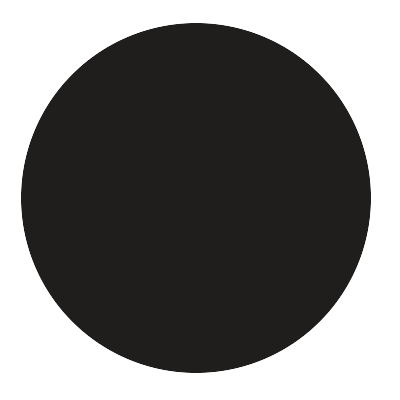
#> input picture Circle.jpg, 400 x 400 px, given in place of In_lab_test5.mp4, which was not available
$ python video_test3.py   (older library calls are emulated)
#> lines starting #> are read from the running program, lines starting #| are printed output that depends on the picture; after the words box and inside, x2 and y2 are one past the last pixel; in counts of white or black regions, pixels touching at a corner belong together; pictures that were not available may be replaced by others from this repository, and a replacement may not be noted
#!/usr/bin/python

import numpy as np
import cv2
import math
import cv2.cv as cv
import colorsys
import time

#88264580  //37706939
#63447314

def find_shape(orig_img, blank_img, p1, p2, nr, mr, dst_frm_cnt):
    imgray = cv2.cvtColor(orig_img,cv2.COLOR_BGR2GRAY)

    kernel = np.ones((7,7),np.float32)/25
    imgray_triangle = cv2.filter2D(imgray,-1,kernel)

    height = imgray.shape[0]
    width  = imgray.shape[1]

    width_cent = width/2
    height_cent = height/2

    #blank_img[0:height,0:width] = 255

    #blank_img = np.zeros((corner[3],corner[2],3), np.uint8)
    #blank_img[:,0:corner[2]] = (255,255,255)

    ret,thresh = cv2.threshold(imgray,230,255,cv2.THRESH_BINARY_INV+cv2.THRESH_OTSU)

    contours, hierarchy = cv2.findContours(thresh, cv2.RETR_TREE, cv2.CHAIN_APPROX_SIMPLE)

    biggest_area = 0
    biggest_cnt = [0]
    biggest_M = [0]
    biggest_approx = [0]
    cxmax = 0
    cymax = 0

    for cnt in contours:
        approx = cv2.approxPolyDP(cnt,0.1*cv2.arcLength(cnt,True),True)

        M = cv2.moments(approx)

        if M['m00'] != 0.0:
            area = cv2.contourArea(approx)

            cx = int(M['m10']/M['m00'])
            cy = int(M['m01']/M['m00'])

            d = math.sqrt((width_cent-cx)*(width_cent-cx) + (height_cent-cy)*(height_cent-cy))

            #if area >= 1000:

                #print d

            if area >= biggest_area and d < distance_from_center:
                biggest_area = area
                biggest_cnt[0] = cnt
                cxmax = cx
                cymax = cy
                #print biggest_area
    if biggest_area != 0:
        #cv2.imshow('holder12', blank_img)

        cv2.drawContours(blank_img,[biggest_cnt[0]],0,(0,0,255),1)

        blank_gray = cv2.cvtColor(blank_img,cv2.COLOR_BGR2GRAY)

        #cv2.circle(blank_gray,(cx,cy),4,0,-1)

        circles = cv2.HoughCircles(blank_gray,cv.CV_HOUGH_GRADIENT,1, width, param1=p1,param2=p2,minRadius=nr,maxRadius=mr)

        dst = cv2.goodFeaturesToTrack(blank_gray,25,0.15,10)
        if dst != None:
            dst = np.int0(dst)

            for i in dst:
                x,y = i.ravel()
                cv2.circle(blank_gray,(x,y),4,0,-1)

            if circles != None:
                symbol_type = 'circle'
            else:
                if len(dst) == 12:
                    symbol_type = 'cruciform'
                elif len(dst) == 3:
                    symbol_type = 'triangle'
                else:
                    blank_img[0:height,0:width] = 255

                    ret,thresh = cv2.threshold(imgray_triangle,230,255,cv2.THRESH_BINARY_INV+cv2.THRESH_OTSU)


                    contours, hierarchy = cv2.findContours(thresh, cv2.RETR_TREE, cv2.CHAIN_APPROX_SIMPLE)

                    biggest_area = 0
                    biggest_cnt = [0]
                    biggest_M = [0]
                    biggest_approx = [0]
                    cxmax = 0
                    cymax = 0


                    for cnt in contours:
                        approx = cv2.approxPolyDP(cnt,0.1*cv2.arcLength(cnt,True),True)

                        M = cv2.moments(approx)

                        if M['m00'] != 0.0:
                            area = cv2.contourArea(approx)

                            #print area

                            cx = int(M['m10']/M['m00'])
                            cy = int(M['m01']/M['m00'])

                            d = math.sqrt((width_cent-cx)*(width_cent-cx) + (height_cent-cy)*(height_cent-cy))

                            #if area >= 600:

                                #print d

                            if area >= biggest_area and d < distance_from_center:
                                biggest_area = area
                                biggest_cnt[0] = cnt
                                cxmax = cx
                                cymax = cy
                    if biggest_area != 0:

                        cv2.drawContours(blank_img,[biggest_cnt[0]],0,(0,0,255),1)

                        blank_gray = cv2.cvtColor(blank_img,cv2.COLOR_BGR2GRAY)

                        dst = cv2.goodFeaturesToTrack(blank_gray,25,0.15,10)
                        dst = np.int0(dst)


                        for i in dst:
                            x,y = i.ravel()
                            cv2.circle(blank_gray,(x,y),4,0,-1)

                        if len(dst) == 3:
                            symbol_type = 'triangle'
                        else:
                            symbol_type = 'circle'
                    else:
                        symbol_type = 'none'
                        blank_gray = cv2.cvtColor(blank_img,cv2.COLOR_BGR2GRAY)
        else:
            symbol_type = 'none'
    else:
        symbol_type = 'none'


    if symbol_type != 'none':

        for h,cnt in enumerate(biggest_cnt[0]):
            mask = np.zeros(imgray.shape,np.uint8)
            cv2.drawContours(mask,[biggest_cnt[0]],0,255,-1)
            mean = cv2.mean(orig_img,mask = mask)

        mean = colorsys.rgb_to_hsv(mean[2]/255, mean[1]/255, mean[0]/255)
        hsv = list(mean)
        hsv[0] = hsv[0]*360
        #print hsv

        if hsv[2] < 0.1:
            color = 'black'
        elif (hsv[0]<11 or hsv[0]>351) and hsv[1]>.7 and hsv[2]>.1:
            color = 'red'
        elif (hsv[0]>64 and hsv[0]<150) and hsv[1]>.15 and hsv[2]>.1:
            color = 'green'
        elif (hsv[0]>180 and hsv[0]<255) and hsv[1]>.15 and hsv[2]>.1:
            color = 'blue'
        else:
            #cv2.drawContours(orig_img,[biggest_cnt[0]], 0, (255, 0, 255), -1)
            color = 'can\'t find'
            #cv2.imshow('image', orig_img)

    if symbol_type == 'none':
        blank_gray = cv2.cvtColor(blank_img,cv2.COLOR_BGR2GRAY)
        cxmax = width_cent
        cymax = height_cent

        mask = np.zeros(imgray.shape, np.uint8)
        cv2.circle(mask,(cxmax,cymax), 5, 255,-1)
        mean = cv2.mean(orig_img,mask = mask)

        mean = colorsys.rgb_to_hsv(mean[2]/255, mean[1]/255, mean[0]/255)
        hsv = list(mean)
        hsv[0] = hsv[0]*360


        if hsv[2] < 0.1:
            color = 'black'
        elif (hsv[0]<11 or hsv[0]>351) and hsv[1]>.7 and hsv[2]>.1:
            color = 'red'
        elif (hsv[0]>64 and hsv[0]<180) and hsv[1]>.15 and hsv[2]>.1:
            color = 'green'
        elif (hsv[0]>180 and hsv[0]<255) and hsv[1]>.15 and hsv[2]>.1:
            color = 'blue'
        else:
            color = 'can\'t find'


    #print color
    #time.sleep(.5)

    return (symbol_type, blank_gray, cxmax, cymax, color)


#*****************************************************  Probability portion  *******************************************
def find_prob(result):

    probability_sum = result['circle']+result['triangle']+result['cruciform']

    if probability_sum > 0.0:
        sign_probability = {'circle': result['circle']/probability_sum, 'triangle':result['triangle']/probability_sum, 'cruciform':result['cruciform']/probability_sum}
    else:
        sign_probability = {'circle': 0.0, 'triangle': 0.0, 'cruciform': 0.0}
    return sign_probability

def find_highest_percentage(percentages):
    most_likely = max(percentages, key=percentages.get)
    prcnt = percentages[most_likely]

    return most_likely, prcnt

def add_sign(sign, sign_sum):
    global probability_array_depth

    for number in reversed(xrange(probability_array_depth-1)):      #shift everything left by one
        #print sign_sum
        sign_sum[number + 1] = sign_sum[number]

    sign_sum[0] = {'circle': 0.0, 'triangle': 0.0, 'cruciform': 0.0}     #set first dictionary to zero

    if sign != 'none':
        sign_sum[0][sign] = sign_sum[0][sign] + 1.0

    result = {}
    for myDict in sign_sum:
        for key, value in myDict.items():
            result.setdefault(key, 0)
            result[key] += value

    percentage = find_prob(result)
    sign,prcnt = find_highest_percentage(percentage)
    return sign, prcnt, sign_sum

#************************************************************************************************************************

font = cv2.FONT_HERSHEY_SIMPLEX

probability_array_depth = 30  #frames for array, 30 frames = 1 second of probability tracking

counter = 0
sign1_sum = []
sign2_sum = []
sign3_sum = []

for counter in xrange(probability_array_depth):
    sign1_sum.append({'circle': 0.0, 'triangle': 0.0, 'cruciform': 0.0})
    sign2_sum.append({'circle': 0.0, 'triangle': 0.0, 'cruciform': 0.0})
    sign3_sum.append({'circle': 0.0, 'triangle': 0.0, 'cruciform': 0.0})

#Hough_circle values
p1 = 100
p2 = 13
nr = 20
mr = 30
#*******************

#blur Blank_gray images
kern1 = 7
kern2 = 7

i = 0
j = 0
corner = []
distance_from_center = 28.0

vid = 'Dock_Simulation_30_degrees.avi'
vid = '/home/andy/dock_simulation_vertical.avi'
# [4 lines of commented-out code are left out]
vid = 'In_lab_test5.mp4'
# [4 lines of commented-out code are left out]

cap = cv2.VideoCapture(vid)

while(cap.isOpened()):
    ret, frame = cap.read()
#> frame is the input picture: shape (400, 400, 3); mean B, G, R 118.7, 119.9, 120.5
    ret, frame_real = cap.read()

    height = frame_real.shape[0]
#> height = 400
    width  = frame_real.shape[1]
#> width = 400

    gray = cv2.cvtColor(frame, cv2.COLOR_BGR2GRAY)
    imgray = cv2.medianBlur(gray,9)
    #cv2.imshow('distort', imgray)
    ret,thresh = cv2.threshold(imgray,230,255,cv2.THRESH_TOZERO)
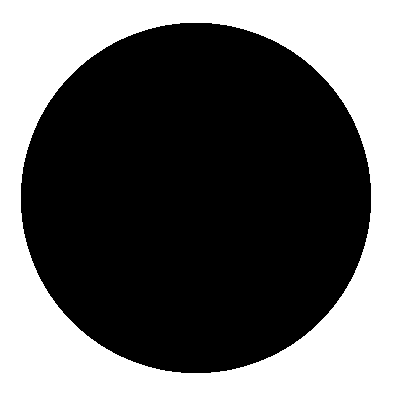
#> thresh: shape (400, 400); min 0, max 255, mean 101.3
    contours, hierarchy = cv2.findContours(thresh, cv2.RETR_TREE, cv2.CHAIN_APPROX_SIMPLE)
#> contours = 2 contours; box (x1, y1, x2, y2) and area: (0, 0, 400, 400) 159201, (20, 22, 372, 374) 96895

    i = 0

    sign = [0,0,0,0,0,0]
    cnt_hold = [0,0,0,0,0,0]

    while i < len(contours):

        cnt = contours[i]

        M = cv2.moments(cnt)
        area = cv2.contourArea(cnt)

        if area >= sign[0]:
            sign[5] = sign[4]
            cnt_hold[5] = cnt_hold[4]
            sign[4] = sign[3]
            cnt_hold[4] = cnt_hold[3]
            sign[3] = sign[2]
            cnt_hold[3] = cnt_hold[2]
            sign[2] = sign[1]
            cnt_hold[2] = cnt_hold[1]
            sign[1] = sign[0]
            cnt_hold[1] = cnt_hold[0]
            sign[0] = area
            cnt_hold[0] = cnt
        elif area >= sign[1]:
            sign[5] = sign[4]
            cnt_hold[5] = cnt_hold[4]
            sign[4] = sign[3]
            cnt_hold[4] = cnt_hold[3]
            sign[3] = sign[2]
            cnt_hold[3] = cnt_hold[2]
            sign[2] = sign[1]
            cnt_hold[2] = cnt_hold[1]
            sign[1] = area
            cnt_hold[1] = cnt
        elif area >= sign[2]:
            sign[5] = sign[4]
            cnt_hold[5] = cnt_hold[4]
            sign[4] = sign[3]
            cnt_hold[4] = cnt_hold[3]
            sign[3] = sign[2]
            cnt_hold[3] = cnt_hold[2]
            sign[2] = area
            cnt_hold[2] = cnt
        elif area >= sign[3]:
            sign[5] = sign[4]
            cnt_hold[5] = cnt_hold[4]
            sign[4] = sign[3]
            cnt_hold[4] = cnt_hold[3]
            sign[3] = area
            cnt_hold[3] = cnt
        elif area >= sign[4]:
            sign[5] = sign[4]
            cnt_hold[5] = cnt_hold[4]
            sign[4] = area
            cnt_hold[4] = cnt
        elif area >= sign[5]:
            sign[5] = area
            cnt_hold[5] = cnt

        i += 1
#> this loop made 2 passes
#> (cnt, area, i) on pass 1: ([[0, 0], [0, 399], [399, 399], [399, 0]], 159201, 1)
#> (area, i) on pass 2: (96895, 2)
#> after the loop, cnt_hold = 6 items, first 6: [[0, 0], [0, 399], [399, 399], [399, 0]], contour of 488 points, box (x1, y1, x2, y2) (20, 22, 372, 374), area 96895, 0, 0, 0, 0; i = 2; sign = [159201, 96895, 0, 0, 0, 0]

    i = 0
    corner = []
    no_of_signs = 0
    avg_area = np.mean(sign)
#> avg_area = 42682.7

    no_of_signs = 0
    coordsx = []
    coordsy = []
    z = 0
    j = 0

    for i in xrange(6):

        #check if centroids of moments are close to each other
        #************************************************************************************
        same_moment = 0
        M = cv2.moments(cnt_hold[i])

        if (M['m00'] != 0.0):
            cx = int(M['m10']/M['m00'])
            cy = int(M['m01']/M['m00'])
        else:
            cx = 0
            cy = 0

        d = []

        numbers = len(coordsx)

        for z in xrange(numbers):
            d.append(int(math.sqrt((coordsx[z-1]-cx)*(coordsx[z-1]-cx) + (coordsy[z-1]-cy)*(coordsy[z-1]-cy))))

        for j in d:
            if j < 60:
                same_moment += 1
        #************************************************************************************
        if (M['m00'] != 0.0):
            epsilon = 0.1*cv2.arcLength(cnt_hold[i],True)
            approx = cv2.approxPolyDP(cnt_hold[i],epsilon,True)
            area = cv2.contourArea(approx)
            #print area
            x,y,w,h = cv2.boundingRect(approx)

            #check for white signs
            if y < (height/2 + 300) and y > (height/2 - 300) and same_moment == 0 and area >= 6000.0 and area <= 70000.0:  #y values viewing area, greater values = more search area
                coordsx.append(cx) #append for centroid distance checking
                coordsy.append(cy) #append for centroid distance checking
                corner.append(x)
                corner.append(y)
                corner.append(w)
                corner.append(h)

                cv2.rectangle(frame_real,(x,y),(x+w,y+h),(0,255,0),2)
                cv2.circle(frame_real,(x,y), 2, (128,0,0),-1)
                no_of_signs += 1
#> this loop made 6 passes
#> (cx, cy, epsilon, approx, area, x, y, w) on passes 1 to 2: (199, 199, 159.6, [[0, 0], [0, 399], [399, 399], [399, 0]], 159201, 0, 0, 400), (195, 197, 116.3, [[180, 22], [371, 183], [210, 373], [20, 212]], 62035.5, 20, 22, 352)
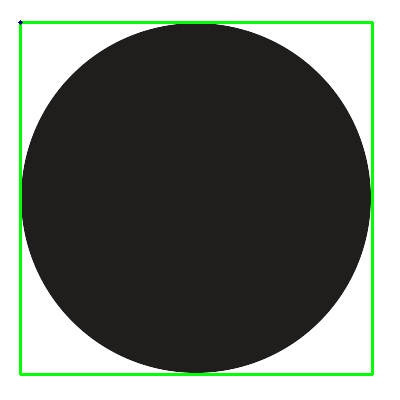
#> frame_real: shape (400, 400, 3); 2.64% of pixels changed, all inside (x1, y1, x2, y2) = (18, 20, 374, 376)
#> after the loop, coordsx = [195]; coordsy = [197]; corner = [20, 22, 352, 352]; no_of_signs = 1


    #if there are no signs or less than three signs visible
    if no_of_signs == 2:
            x,y,w,h = width,height,0,0
            corner.append(x)
            corner.append(y)
            corner.append(w)
            corner.append(h)
    elif no_of_signs == 1:
            x,y,w,h = width,height,0,0
#> x = 400; y = 400; w = 0; h = 0
            corner.append(x)
            corner.append(y)
            corner.append(w)
            corner.append(h)
            x,y,w,h = width,height,0,0
            corner.append(x)
            corner.append(y)
            corner.append(w)
            corner.append(h)
    elif no_of_signs == 0:
            x,y,w,h = width,height,0,0
            corner.append(x)
            corner.append(y)
            corner.append(w)
            corner.append(h)
            x,y,w,h = width,height,0,0
            corner.append(x)
            corner.append(y)
            corner.append(w)
            corner.append(h)
            x,y,w,h = width,height,0,0
            corner.append(x)
            corner.append(y)
            corner.append(w)
            corner.append(h)

    if (corner[0] < corner[4] and corner[0] < corner[8] and corner[0] != width):
        one_a = frame[corner[1]:corner[1]+corner[3], corner[0]:corner[0]+corner[2]]
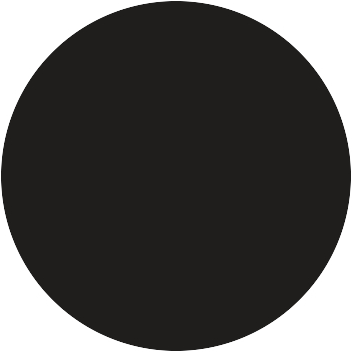
#> one_a: shape (352, 352, 3); mean B, G, R 79, 80.5, 81.3
        blank_one = np.zeros((corner[3],corner[2],3), np.uint8)
        blank_one[:,0:corner[2]] = (255,255,255)
        sign1 = find_shape(one_a, blank_one, p1, p2, nr, mr, distance_from_center)
#> in find_shape, `imgray_triangle = cv2.filter2D(imgray,-1,kernel)`:
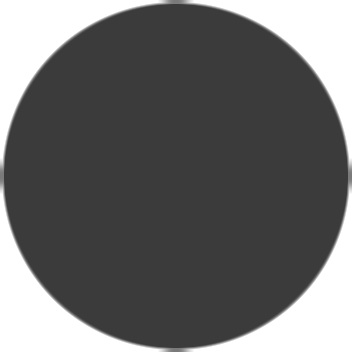
#> imgray_triangle: shape (352, 352); min 59, max 255, mean 106.1
#> in find_shape, `ret,thresh = cv2.threshold(imgray,230,255,cv2.THRESH_BINARY_INV+cv2.TH..`:
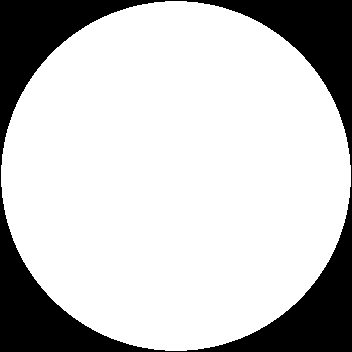
#> thresh: shape (352, 352); 77.5% white; 1 black region
#> in find_shape, `ret,thresh = cv2.threshold(imgray,230,255,cv2.THRESH_BINARY_INV+cv2.TH..`: ret = 142
#> in find_shape, `contours, hierarchy = cv2.findContours(thresh, cv2.RETR_TREE, cv2.CHAI..`: contours = 1 contour; box (x1, y1, x2, y2) and area: (1, 1, 351, 351) 95557
#> the loop in find_shape, `for cnt in contours:` made 1 pass
#> (approx, area, cx, cy, d, biggest_area, cxmax, cymax) on pass 1: ([[165, 1], [1, 186], [186, 350], [350, 165]], 61121, 175, 175, 1.41, 61121, 175, 175)
#> after the loop in find_shape, `for cnt in contours:`: biggest_area = 61121; biggest_cnt has the same summary as contours; cxmax = 175
#> in find_shape, `cv2.drawContours(blank_img,[biggest_cnt[0]],0,(0,0,255),1)`:
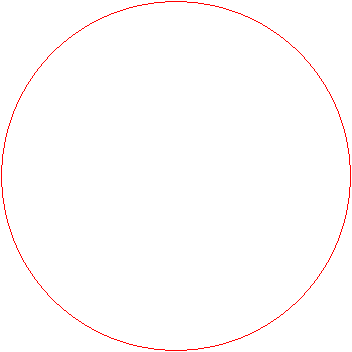
#> blank_img: shape (352, 352, 3); mean of channels 0, 1, 2 253, 253, 255; drawn as B, G, R
#> in find_shape, `blank_gray = cv2.cvtColor(blank_img,cv2.COLOR_BGR2GRAY)`:
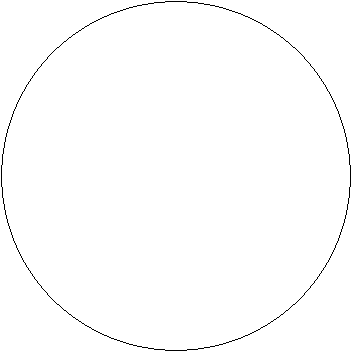
#> blank_gray: shape (352, 352); values 76 (black) and 255 (white), 99.2% white; black in thin lines or dots
#> in find_shape, `circles = cv2.HoughCircles(blank_gray,cv.CV_HOUGH_GRADIENT,1, width, p..`: circles = None
#> in find_shape, `dst = cv2.goodFeaturesToTrack(blank_gray,25,0.15,10)`: dst = 25 rows, first 8: [197, 349], [154, 349], [209, 347], [142, 347], [222, 344], [132, 344], [122, 341], [234, 340]
#> (the run stopped early here; a loop or call above may not have finished)
